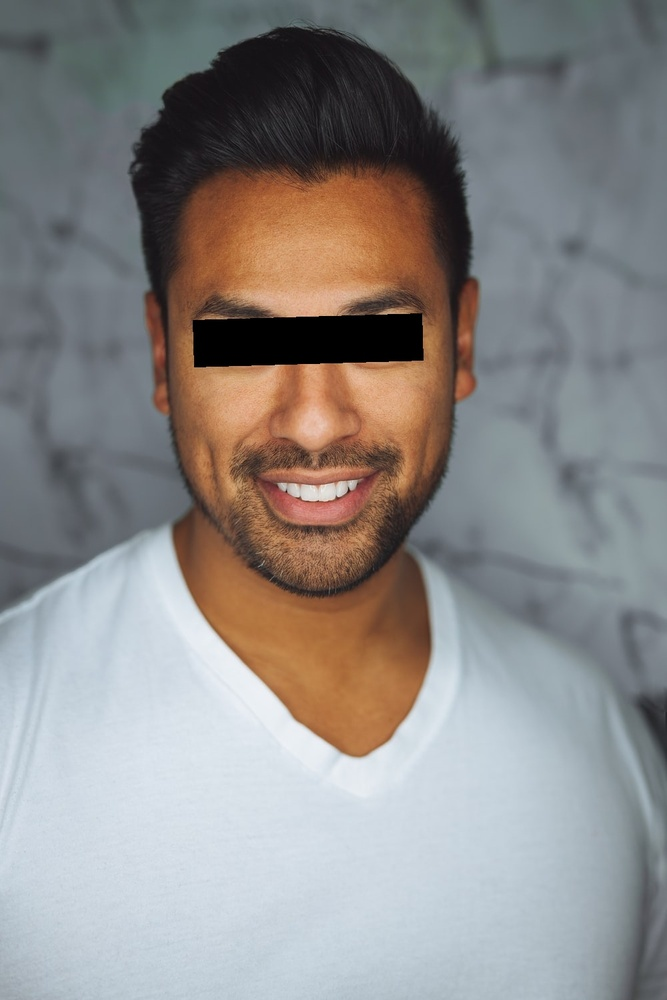
#> input picture BARface1.jpeg, 667 x 1000 px, shrunk from 1000 x 1500 before the run
$ python image.py
#> lines starting #> are read from the running program, lines starting #| are printed output that depends on the picture
# WORK IN PROGRESS. THE EYE DETECTION IS SCUFFED

import numpy as np
import cv2

filename = input("Input file name: ")
#> the answer given: BARface1.jpeg

img = cv2.imread(filename)
#> img is the input picture: shape (1000, 667, 3); mean B, G, R 136.1, 137.5, 140.4
eye_cascade = cv2.CascadeClassifier('haarcascade_eye.xml')
face_cascade = cv2.CascadeClassifier('haarcascade_frontalface_default.xml')

faces = face_cascade.detectMultiScale(img, scaleFactor=1.3, minNeighbors=5)
#> faces = [[119, 196, 380, 380]]

for (x,y,w,h) in faces:
    roi = img[y:y+h, x:x+w]

    eyes = eye_cascade.detectMultiScale(roi, scaleFactor=1.3, minNeighbors=5)

    """
    cv2.rectangle(img, (x, y), (x + w, y + h), (255, 0, 0), 2)
    for (ex,ey,ew,eh) in eyes:
        cv2.rectangle(roi, (ex,ey), (ex+ew,ey+eh), (0,255,0), 2)
    """


    if len(eyes) != 2:
        print('Detected face somehow doesn\'t have two eyes. Not drawing a box')
    else:
        # eyes is an array of boxes defined by [x,y,w,h]

        points = [np.array([ex+ew/2, ey+eh/2]) for (ex,ey,ew,eh) in eyes]
        p1, p2 = points
        # The coordinates of the center of each box

        thickness = sum([ew + eh for (ex,ey,ew,eh) in eyes]) / 8
        # The thickness of our line should be half the average side length of the boxes.

        diff = np.subtract(p2, p1)
        unit = diff / np.linalg.norm(diff) * thickness
        rot_unit = np.array([-unit[1], unit[0]])

        unit_scale = 1.5
        rot_unit_scale = 0.7

        unit *= unit_scale
        rot_unit *= rot_unit_scale

        rectangle = [p1 - unit + rot_unit, p1 - unit - rot_unit,
                     p2 + unit - rot_unit, p2 + unit + rot_unit]
        rectangle = np.array([[int(a), int(b)] for [a, b] in rectangle])
        cv2.fillPoly(roi, np.int32([rectangle]), (0,0,0))
#> this loop made 1 pass
#| Detected face somehow doesn't have two eyes. Not drawing a box
#> pass 1, `roi = img[y:y+h, x:x+w]`:
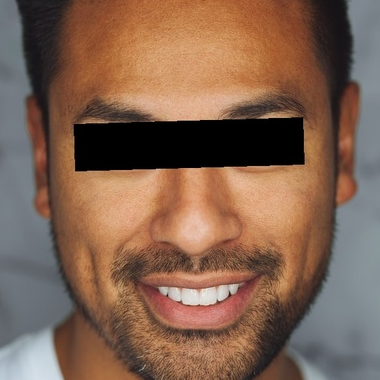
#> roi: shape (380, 380, 3); mean B, G, R 80.4, 98.5, 129.4


cv2.imshow('Eyes detected', img)
cv2.imwrite('BAR' + filename, img)


cv2.waitKey(0)
cv2.destroyAllWindows()
